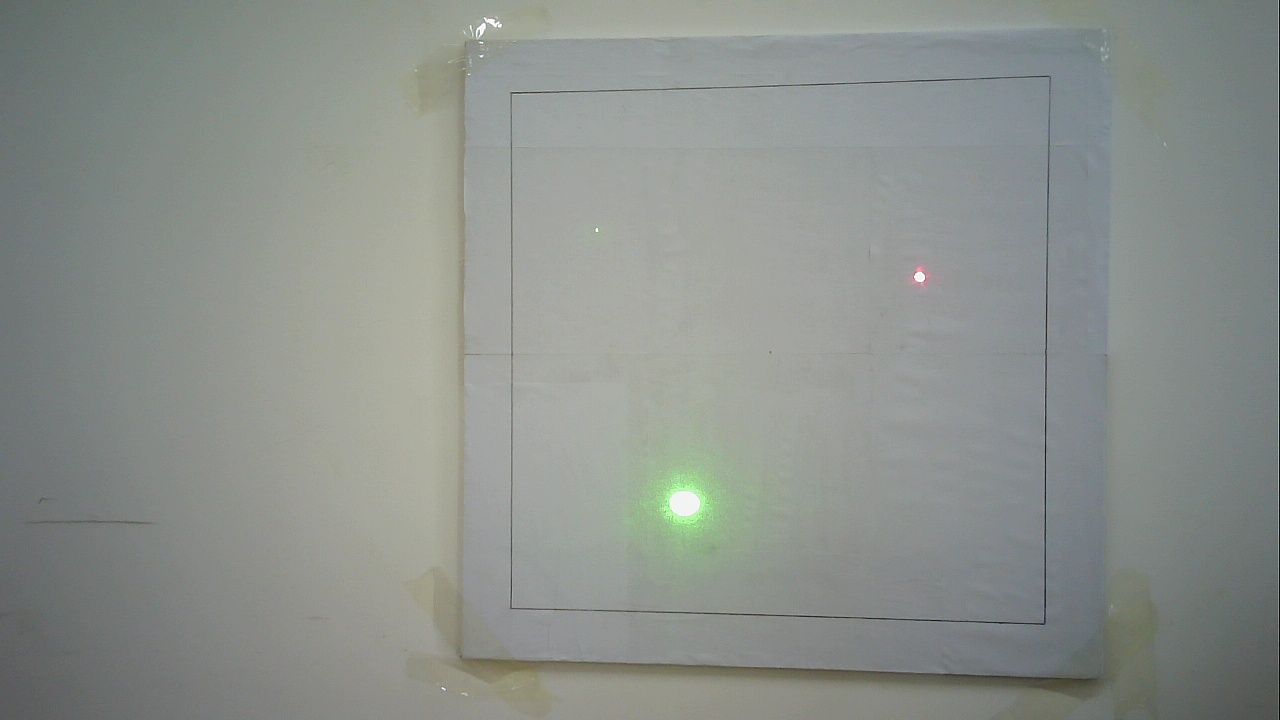
#> input picture TestPhoto/laser/11.jpg, 1280 x 720 px, found by its file name
$ python findLaser.py
#> lines starting #> are read from the running program, lines starting #| are printed output that depends on the picture; after the words box and inside, x2 and y2 are one past the last pixel; in counts of white or black regions, pixels touching at a corner belong together
#> further down, img is the input picture: shape (720, 1280, 3); mean B, G, R 139.9, 144.5, 139.6
import cv2
import numpy as np

def findLaser(img):
    """
    找到图片中点绿色激光点与红色激光点并定位中心
    :param img: 需要处理点图片
    :return: 绿色激光点中心（x1, y1）;红色激光点中心（x2, y2)
    """
    cX1, cY1, cX2, cY2 = None, None, None, None
    greenLaser = 'green'
    redLaser = 'red'
    # 色系下限上限表
    color_dist = {'red': {'Lower': np.array([0, 60, 60]), 'Upper': np.array([6, 255, 255])},
                  'green': {'Lower': np.array([35, 43, 35]), 'Upper': np.array([90, 255, 255])},
                  }
    # 灰度图像处理
    # gray = cv2.cvtColor(img, cv2.COLOR_BGR2GRAY)#灰度图
    # cv2.imshow('gray', gray)

    # 高斯滤波
    blurred = cv2.GaussianBlur(img, (11, 11), 0)
    # cv2.imshow('blurred', blurred)
    # 创建运算核
    kernel = np.ones((1, 1), np.uint8)

    # 开运算
    opening = cv2.morphologyEx(blurred, cv2.MORPH_OPEN, kernel)

    cv2.imshow('oepn', opening)
    # 二值化处理
    thresh = cv2.threshold(opening, 230, 255, cv2.THRESH_BINARY)[1]
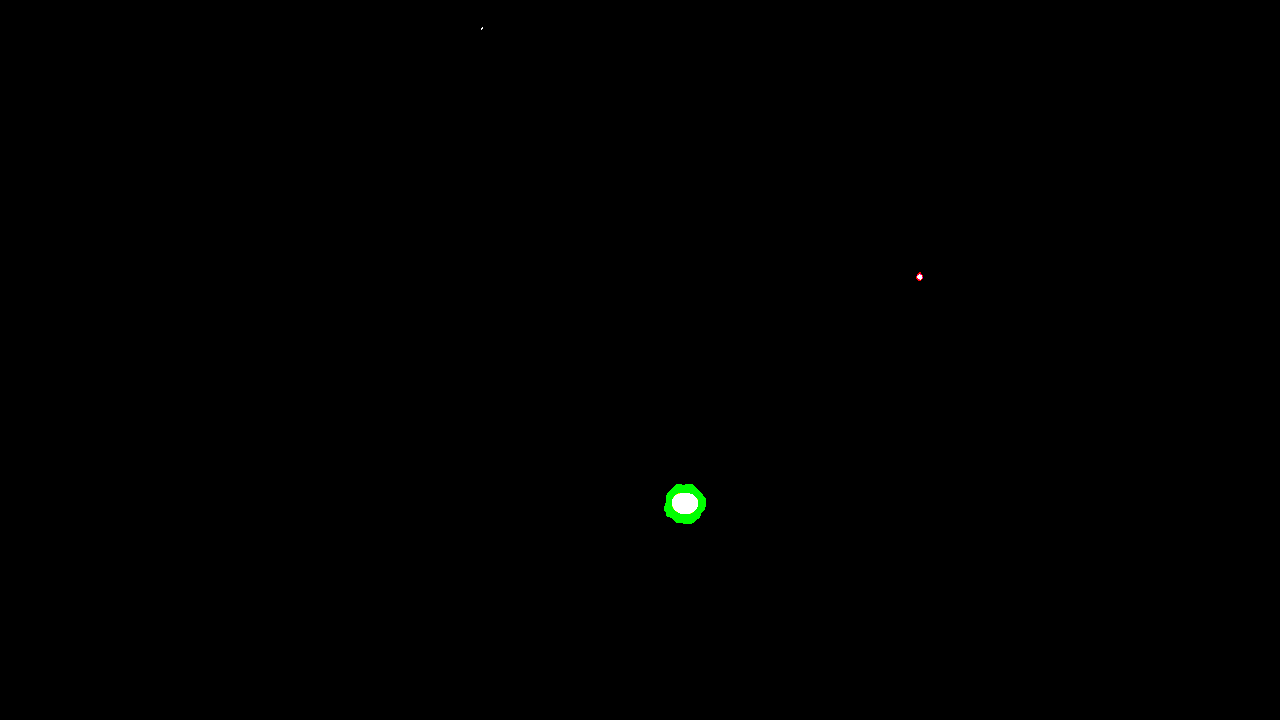
#> thresh: shape (720, 1280, 3); mean B, G, R 0.1, 0.4, 0.1
    cv2.imshow('thresh', thresh)

    hsv = cv2.cvtColor(thresh, cv2.COLOR_BGR2HSV)  # 转化成HSV图像
#> hsv: shape (720, 1280, 3); mean H, S, V 0.1, 0.2, 0.4
    # 颜色二值化筛选处理
    inRange_hsv_green = cv2.inRange(hsv, color_dist[greenLaser]['Lower'], color_dist[greenLaser]['Upper'])
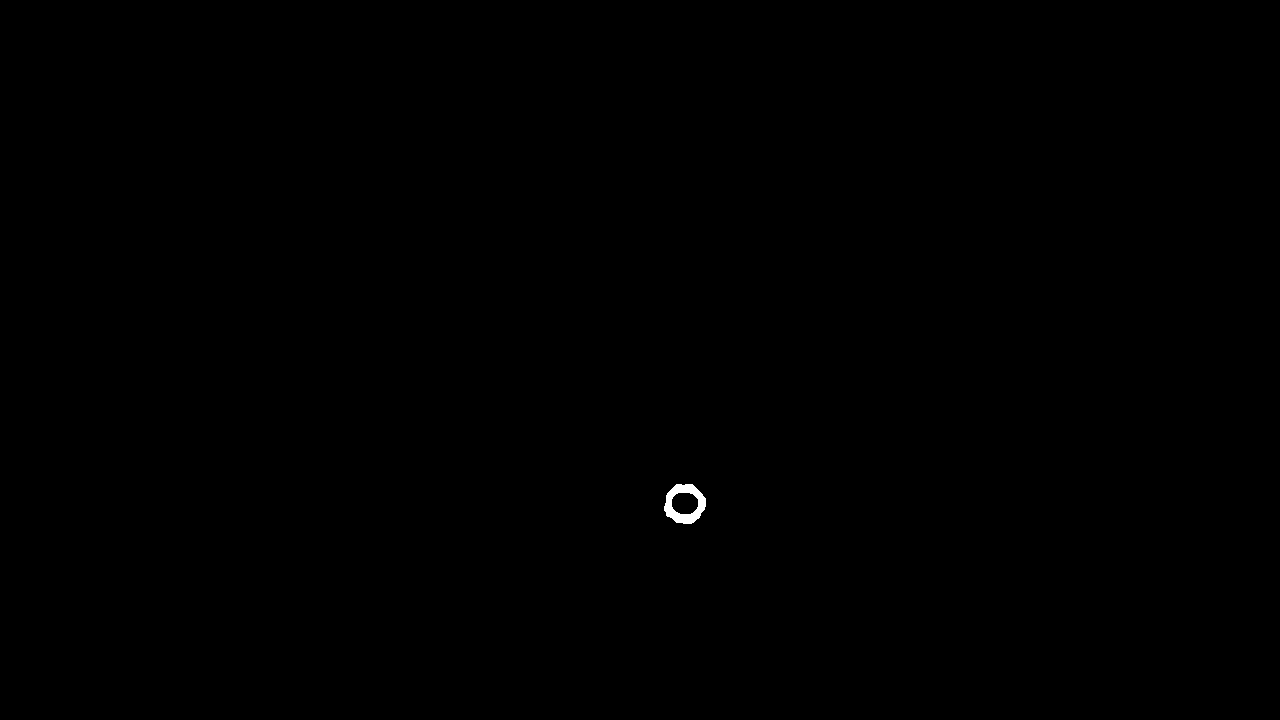
#> inRange_hsv_green: shape (720, 1280); 0.09% white; 1 white region, box (x1, y1, x2, y2) and area: (664, 484, 706, 524) 839
    inRange_hsv_red = cv2.inRange(hsv, color_dist[redLaser]['Lower'], color_dist[redLaser]['Upper'])
#> inRange_hsv_red: shape (720, 1280); 0% white in thin lines or dots, all inside (x1, y1, x2, y2) = (916, 272, 923, 281)
    cv2.imshow('inrange_hsv_green', inRange_hsv_green)
    cv2.imshow('inrange_hsv_red', inRange_hsv_red)
    # 找绿色激光点
    try:
        cnts1 = cv2.findContours(inRange_hsv_green.copy(), cv2.RETR_EXTERNAL, cv2.CHAIN_APPROX_SIMPLE)[-2]
#> cnts1 = 1 contour; box (x1, y1, x2, y2) and area: (664, 484, 706, 524) 1240
        c1 = max(cnts1, key=cv2.contourArea)
#> c1 = contour of 38 points, box (x1, y1, x2, y2) (664, 484, 706, 524), area 1240
        M = cv2.moments(c1)
#> M = moments, m00 1239.5, centre m10/m00, m01/m00 = (684.4, 503.4)
        cX1 = int(M["m10"] / M["m00"])
#> cX1 = 684
        cY1 = int(M["m01"] / M["m00"])
#> cY1 = 503
        cv2.circle(img, (cX1, cY1), 3, (0, 255, 0), -1)
#> img: shape (720, 1280, 3); under 0.01% of pixels changed, all inside (x1, y1, x2, y2) = (681, 500, 688, 507)
        rect = cv2.minAreaRect(c1)
#> rect = ((683.8, 504.3), (40.31, 39.6), -45)
        box = cv2.boxPoints(rect)
#> box = [[683.5, 532.5], [655.5, 504.5], [684, 476], [712, 504]]
        cv2.drawContours(img, [np.int0(box)], -1, (0, 255, 0), 2)
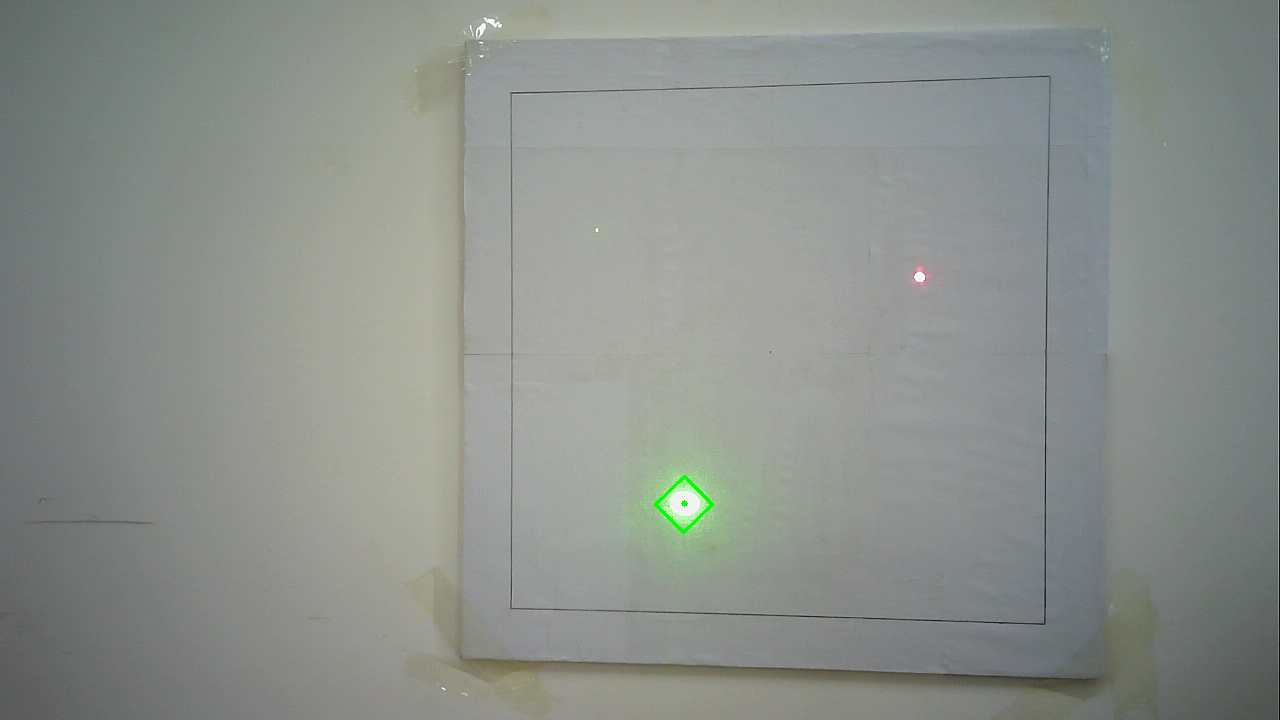
#> img: shape (720, 1280, 3); mean B, G, R 139.8, 144.5, 139.5
    except:
        print('没有找到绿色的激光')

    # 找红色激光点
    try:
        cnts2 = cv2.findContours(inRange_hsv_red.copy(), cv2.RETR_EXTERNAL, cv2.CHAIN_APPROX_SIMPLE)[-2]
#> cnts2 = 2 contours, all with area under 20
        c2 = max(cnts2, key=cv2.contourArea)
#> c2 = [[916, 276], [916, 278], [918, 280], [920, 280], [922, 278], [920, 280], [919, 280], [916, 277]]
        M = cv2.moments(c2)
#> M = moments, m00 2.5, centre m10/m00, m01/m00 = (917.3, 278.7)
        cX2 = int(M["m10"] / M["m00"])
#> cX2 = 917
        cY2 = int(M["m01"] / M["m00"])
#> cY2 = 278
        cv2.circle(img, (cX2, cY2), 3, (0, 0, 255), -1)
#> img: shape (720, 1280, 3); under 0.01% of pixels changed, all inside (x1, y1, x2, y2) = (914, 275, 921, 282)
        rect = cv2.minAreaRect(c2)
#> rect = ((918.5, 278.5), (3.16, 6.32), -71.57)
        box = cv2.boxPoints(rect)
#> box = [[921, 281], [915, 279], [916, 276], [922, 278]]
        cv2.drawContours(img, [np.int0(box)], -1, (0, 0, 255), 2)
#> img: shape (720, 1280, 3); mean B, G, R 139.7, 144.5, 139.5
    except:
        print('没有找到红色的激光')
    return cX1, cY1, cX2, cY2


if __name__ == '__main__':
    img = cv2.imread('/Users/duanhao/Documents/运动目标控制与自动追踪系统/TestPhoto/laser/11.jpg')
    x1, y1, x2, y2 = findLaser(img)
#> x1 = 684; y1 = 503; x2 = 917; y2 = 278
    print(f'绿色激光点坐标点({x1}, {y1})')
#| 绿色激光点坐标点(684, 503)
    print(f'红色激光点坐标点({x2}, {y2})')
#| 红色激光点坐标点(917, 278)

    cv2.imshow('camera', img)
    cv2.waitKey()
    cv2.destroyAllWindows()
